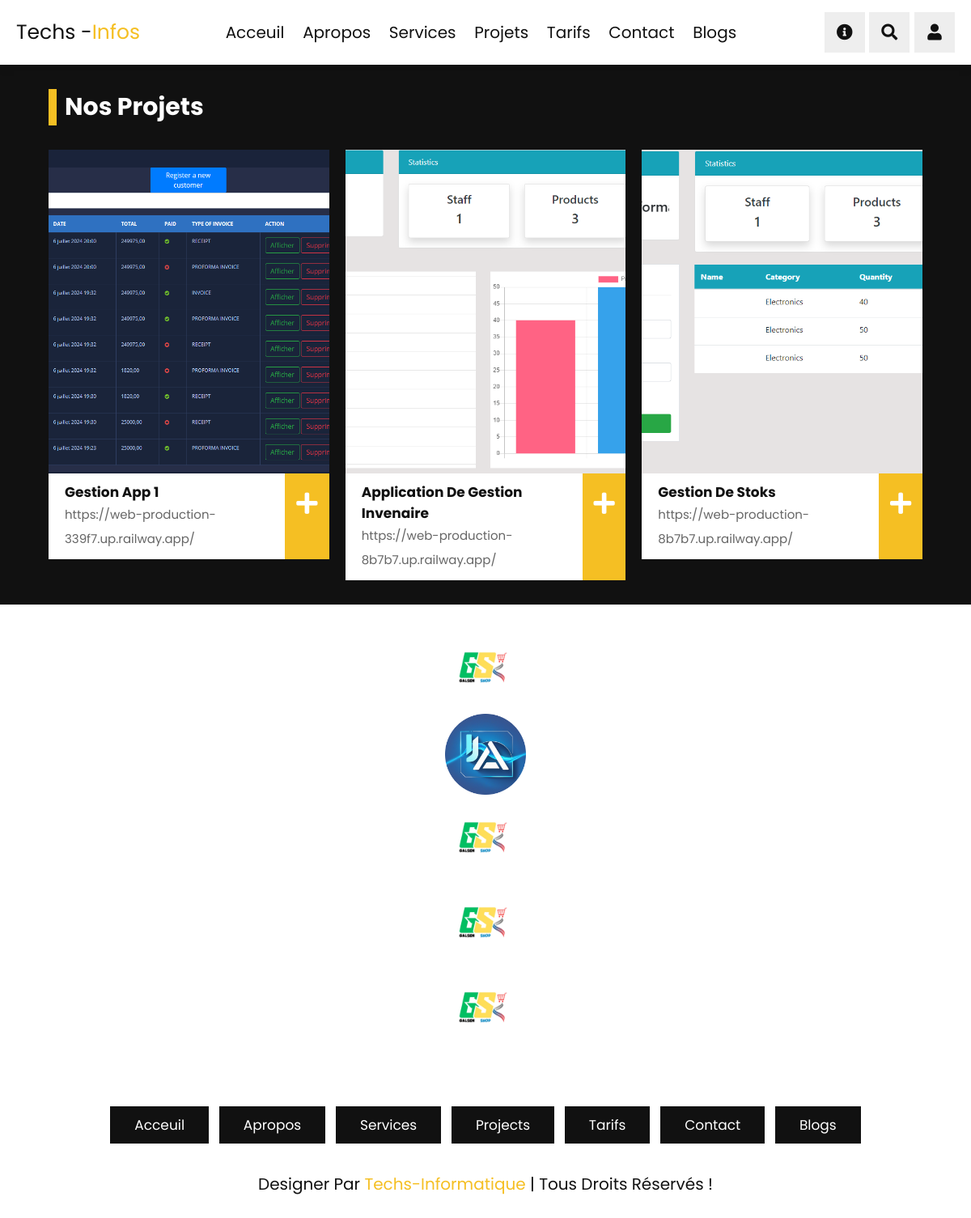
/projets, run on an earlier commit of the app's database.
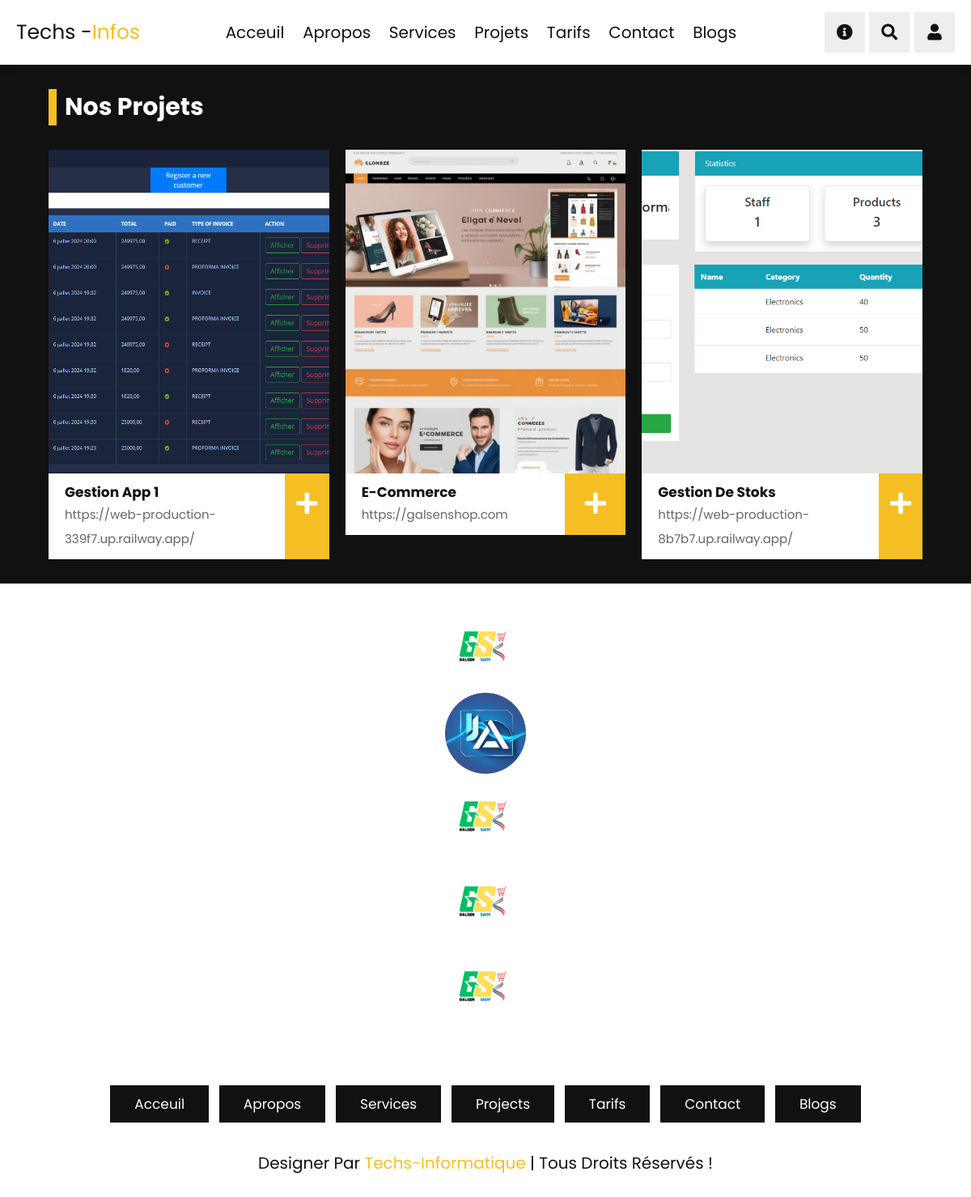
And on a later commit of the database.
### tech/models.py (models this page shows)
class Projets(models.Model):
    title = models.CharField(max_length=5000)
    description = models.TextField(max_length=2000)
    lien = models.CharField(max_length=500)
    image = models.ImageField()
    date = models.DateField(auto_now_add=True)

### tech/views.py (the view)
# urls.py: path("projets", views.projets, name="projets"),
def projets(request):
    myprojet = Projets.objects.all()
    context = {
        "myprojet": myprojet
    }
    return render(request, "solution/projects.html", context)

### tech/templates/solution/projects.html (shortened to what this page needs)
{% extends 'base.html' %} {% load static %}{% block content %}
<section class="projects" id="projects">
   <h1 class="heading"> nos projets </h1>
   <div class="box-container">
      {% for projets in myprojet %}
      <a href="{{projets.image.url}}" class="box">
         <div class="image">
            <img src="{{projets.image.url}}" alt="">
         </div>
         <div class="content">
            <div class="info">
               <h3>{{projets.title}}</h3>
               <p>{{projets.lien}}</p>
            </div>
            <i class="fas fa-plus"></i>
         </div>
      </a>
      {% endfor %}
   </div>
</section>
{% endblock content %}

What changed in the data, as far as the page shows it:
changed Projets: image: a different picture; title "Application De Gestion Invenaire" → "E-Commerce"; lien "https://web-production-8b7b7.up.railway.app/" → "https://galsenshop.com"
